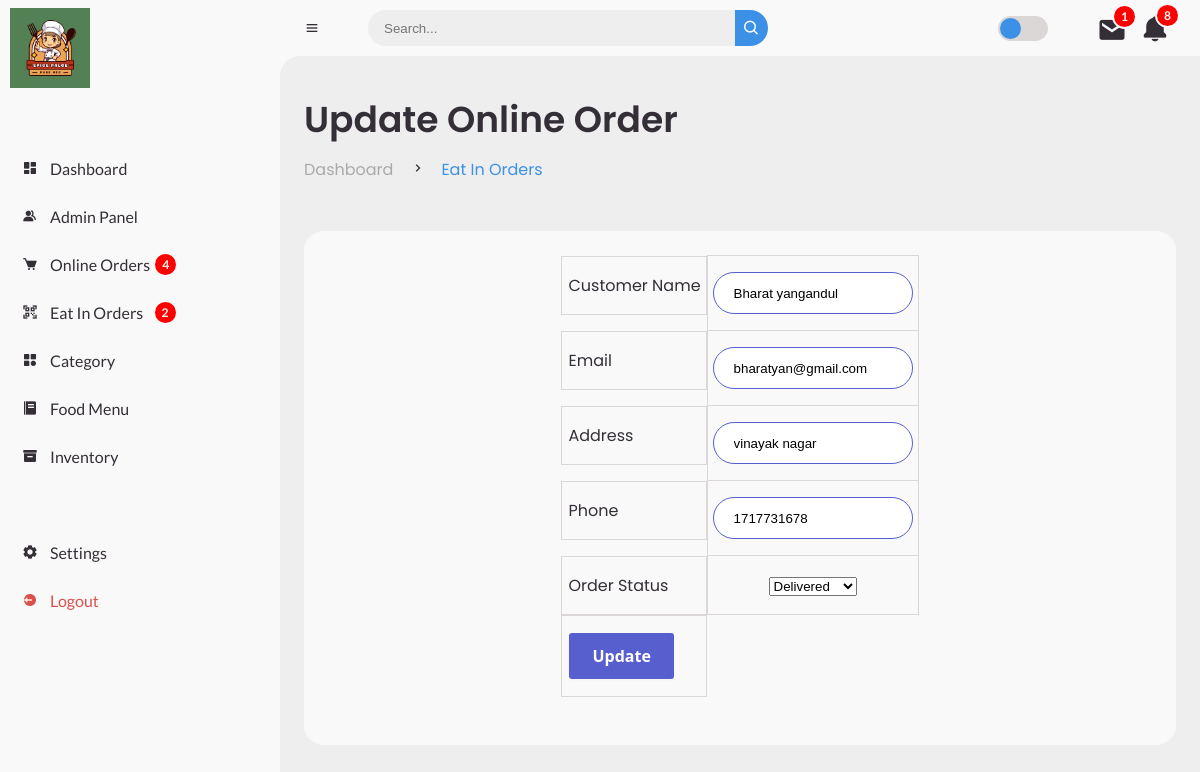
The page /admin/update-online-order.php?id=97 on the database its author committed.
### tables this page shows
CREATE TABLE `order_manager` (
  `order_id` int(100) NOT NULL,
  `username` varchar(100) NOT NULL,
  `cus_name` text NOT NULL,
  `cus_email` varchar(100) NOT NULL,
  `cus_add1` varchar(100) NOT NULL,
  `cus_city` text NOT NULL,
  `cus_phone` bigint(100) NOT NULL,
  `payment_status` varchar(100) NOT NULL,
  `order_date` datetime NOT NULL,
  `total_amount` int(11) NOT NULL,
  `transaction_id` varchar(100) NOT NULL,
  `order_status` varchar(100) NOT NULL
);

### admin/update-online-order.php (the view, shortened to what this page needs)
<?php include('../frontend/config/constants.php');
$ei_order_notif = "SELECT order_status from tbl_eipay
					WHERE order_status='Pending' OR order_status='Processing'";
$res_ei_order_notif = mysqli_query($conn, $ei_order_notif);
$row_ei_order_notif = mysqli_num_rows($res_ei_order_notif);
$online_order_notif = "SELECT order_status from order_manager
					WHERE order_status='Pending'OR order_status='Processing' ";
$res_online_order_notif = mysqli_query($conn, $online_order_notif);
$row_online_order_notif = mysqli_num_rows($res_online_order_notif);
$stock_notif = "SELECT stock FROM tbl_food
				WHERE stock<50";
$res_stock_notif = mysqli_query($conn, $stock_notif);
$row_stock_notif = mysqli_num_rows($res_stock_notif);
$message_notif = "SELECT message_status FROM message
				 WHERE message_status = 'unread'";
$res_message_notif = mysqli_query($conn, $message_notif);
$row_message_notif = mysqli_num_rows($res_message_notif);
?>
<!DOCTYPE html>
<html lang="en">
<head>
	<link href='https://unpkg.com/boxicons@2.0.9/css/boxicons.min.css' rel='stylesheet'>
	<link rel="stylesheet" href="style-admin.css">
</head>
<body>
	<section id="sidebar">
		<a href="index.php" class="brand">
			<img src="../images/logo.png" width="80px" alt="">
		</a>
		<ul class="side-menu top">
			<li>
				<a href="index.php">
					<i class='bx bxs-dashboard'></i>
					<span class="text">Dashboard</span>
				</a>
			</li>
			<li>
				<a href="manage-admin.php">
					<i class='bx bxs-group'></i>
					<span class="text">Admin Panel</span>
				</a>
			</li>
			<li>
				<a href="manage-online-order.php">
					<i class='bx bxs-cart'></i>
					<span class="text">Online Orders&nbsp;</span>
					<?php
					if ($row_online_order_notif > 0) {
					?>
						<span class="num-ei"><?php echo $row_online_order_notif; ?></span>
					<?php
					} else {
					?>
						<span class=""> </span>
					<?php
					}
					?>
				</a>
			</li>
			<li>
				<a href="manage-ei-order.php">
					<i class='bx bx-qr-scan'></i>
					<span class="text">Eat In Orders&nbsp;&nbsp;&nbsp;
					</span>
					<?php
					if ($row_ei_order_notif > 0) {
					?>
						<span class="num-ei"><?php echo $row_ei_order_notif; ?></span>
					<?php
					} else {
					?>
						<span class=""> </span>
					<?php
					}
					?>
				</a>
			</li>
			<li>
				<a href="manage-category.php">
					<i class='bx bxs-category'></i>
					<span class="text">Category</span>
				</a>
			</li>
			<li>
				<a href="manage-food.php">
					<i class='bx bxs-food-menu'></i>
					<span class="text">Food Menu</span>
				</a>
			</li>
			<li class="">
				<a href="inventory.php">
					<i class='bx bxs-box'></i>
					<span class="text">Inventory</span>
				</a>
			</li>
		</ul>
		<ul class="side-menu">
			<li>
				<a href="#">
					<i class='bx bxs-cog'></i>
					<span class="text">Settings</span>
				</a>
			</li>
			<li>
				<a href="logout.php" class="logout">
					<i class='bx bxs-log-out-circle'></i>
					<span class="text">Logout</span>
				</a>
			</li>
		</ul>
	</section>
	<section id="content">
		<nav>
			<i class='bx bx-menu'></i>
			<form action="#">
				<div class="form-input">
					<input type="search" placeholder="Search...">
					<button type="submit" class="search-btn"><i class='bx bx-search'></i></button>
				</div>
			</form>
			<label for="switch-mode" class="switch-mode"></label>
			<div class="fetch_message">
				<div class="action_message notfi_message">
					<a href="messages.php"><i class='bx bxs-envelope'></i></a>
					<?php
					if ($row_message_notif > 0) {
					?>
						<span class="num"><?php echo $row_message_notif; ?></span>
					<?php
					} else {
					?>
						<span class=""></span>
					<?php
					}
					?>
				</div>
			</div>
			<div class="notification">
				<div class="action notif">
					<i class='bx bxs-bell' onclick="menuToggle();"></i>
					<?php
					if ($row_stock_notif > 0 || $row_online_order_notif > 0 || $row_ei_order_notif > 0) {
						$total_notif = $row_online_order_notif + $row_ei_order_notif + $row_stock_notif;
					?>
						<span class="num"><?php echo $total_notif; ?></span>
					<?php
					} else {
					?>
						<span class=""></span>
					<?php
					}
					?>
				</div>
			</div>
		</nav>
		<main>
			<div class="head-title">
				<div class="left">
					<h1>Update Online Order</h1>
					<ul class="breadcrumb">
						<li>
							<a href="index.php">Dashboard</a>
						</li>
						<li><i class='bx bx-chevron-right'></i></li>
						<li>
							<a class="active" href="manage-ei-order.php">Eat In Orders</a>
						</li>
					</ul>
				</div>
			</div>
			<br>
			<?php
			$id = $_GET['id'];
			$sql = "SELECT * FROM order_manager WHERE order_id=$id";
			$res = mysqli_query($conn, $sql);
			if ($res == true) {
				$count = mysqli_num_rows($res);
				if ($count == 1) {
					$row = mysqli_fetch_assoc($res);
					$cus_name = $row['cus_name'];
					$cus_email = $row['cus_email'];
					$cus_add1 = $row['cus_add1'];
					$cus_phone = $row['cus_phone'];
					$order_status = $row['order_status'];
				} else {
					header('location:' . SITEURL . 'manage-online-order.php');
				}
			}
			?>
			<div class="table-data">
				<div class="order">
					<div class="head">
						<form action="" method="POST">
							<table class="rtable">
								<tr>
									<td>Customer Name</td>
									<td>
										<input type="text" name="cus_name" value="<?php echo $cus_name; ?>" id="ip2">
									</td>
								</tr>
								<tr>
									<td>Email</td>
									<td>
										<input type="text" name="cus_email" value="<?php echo $cus_email; ?>" id="ip2">
									</td>
								</tr>
								<tr>
									<td>Address</td>
									<td>
										<input type="text" name="cus_add1" value="<?php echo $cus_add1; ?>" id="ip2">
									</td>
								</tr>
								<tr>
									<td>Phone</td>
									<td>
										<input type="text" name="cus_phone" value="<?php echo $cus_phone; ?>" id="ip2">
									</td>
								</tr>
								<tr>
									<td>Order Status</td>
									<td>
										<select name="order_status">
											<option <?php if ($order_status == "Delivered") {
														echo "selected";
													} ?> value="Delivered">Delivered</option>
										</select>
									</td>
								</tr>
								<tr>
									<td colspan="2">
										<input type="submit" name="submit" value="Update" class="button-8" role="button">
									</td>
								</tr>
							</table>
						</form>
					</div>
				</div>
			</div>
		</main>
	</section>
</body>
</html>

### rows shown on the page
order_manager: cus_name "Bharat yangandul", cus_email "bharatyan@gmail.com", cus_add1 "vinayak nagar", cus_phone "1717731678", order_status "Delivered"

### other values the page prints
$row_online_order_notif "4"
$row_ei_order_notif "2"
$row_message_notif "1"
$total_notif "8"
